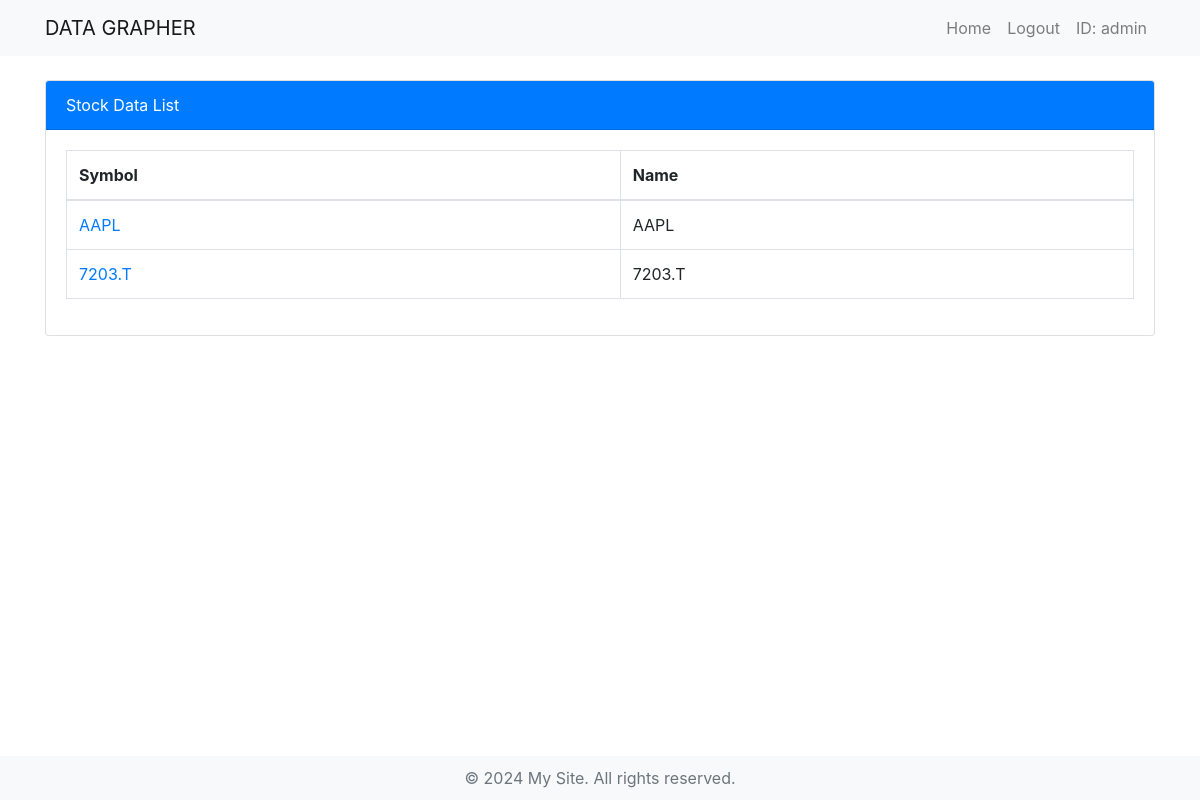
The app's page /datagrapher/stock_data/ (signed in) with its own data.
### datagrapherapp/models.py (models this page shows, shortened)
class Stock(models.Model):
    symbol = models.CharField(max_length=10)
    name = models.CharField(max_length=100)

### datagrapherapp/views.py (the view)
# urls.py: path('stock_data/', stock_data_list, name='stock_data_list'),
def stock_data_list(request):
    stocks = Stock.objects.all()
    return render(request, 'stock_data_list.html', {'stocks': stocks})

### templates/stock_data_list.html (shortened to what this page needs)
{% extends 'base.html' %}
{% block content %}
<div class="card">
  <div class="card-header bg-primary text-white">Stock Data List</div>
  <div class="card-body">
    <table class="table table-bordered">
      <thead>
        <tr>
          <th>Symbol</th>
          <th>Name</th>
        </tr>
      </thead>
      <tbody>
        {% for stock in stocks %}
        <tr>
          <td><a href="{% url 'stock_detail' stock.symbol %}">{{ stock.symbol }}</a></td>
          <td>{{ stock.name }}</td>
        </tr>
        {% endfor %}
      </tbody>
    </table>
  </div>
</div>
{% endblock %}

### templates/base.html (shortened to what this page needs)
<!DOCTYPE html>
<html lang="ja">
  <head>
    <link
      href="https://stackpath.bootstrapcdn.com/bootstrap/4.5.2/css/bootstrap.min.css"
      rel="stylesheet"
    />
    {% load static %}
    <link
      rel="stylesheet"
      type="text/css"
      href="{% static 'css/style.css' %}"
    />
  </head>
  <body>
    <nav class="navbar navbar-expand-lg navbar-light bg-light">
      <div class="container">
        <a class="navbar-brand" href="{% url 'home' %}">DATA GRAPHER</a>
        <div class="collapse navbar-collapse" id="navbarNav">
          <ul class="navbar-nav ml-auto">
            <li class="nav-item">
              <a class="nav-link" href="{% url 'home' %}">Home</a>
            </li>
            {% if user.is_authenticated %}
            <li class="nav-item">
              <a class="nav-link" href="{% url 'logout' %}">Logout</a>
            </li>
            <li class="nav-item">
              <span class="nav-link">ID: {{ user.username }}</span>
            </li>
            {% else %}
            <li class="nav-item">
              <a class="nav-link" href="{% url 'login' %}">Login</a>
            </li>
            {% endif %}
          </ul>
        </div>
      </div>
    </nav>
    <main role="main" class="container py-4">
      {% block content %}{% endblock %}
    </main>
    <footer>© 2024 My Site. All rights reserved.</footer>
  </body>
</html>

### templates/base.html (style rules this page uses)
footer { background-color: #f8f9fa; color: #6c757d; text-align: center; padding: 10px; position: absolute; bottom: 0; width: 100%; }

### records on screen
Stock: symbol "AAPL", name "AAPL"
Stock: symbol "7203.T", name "7203.T"

### other values on screen
{{ user.username }} "admin"
